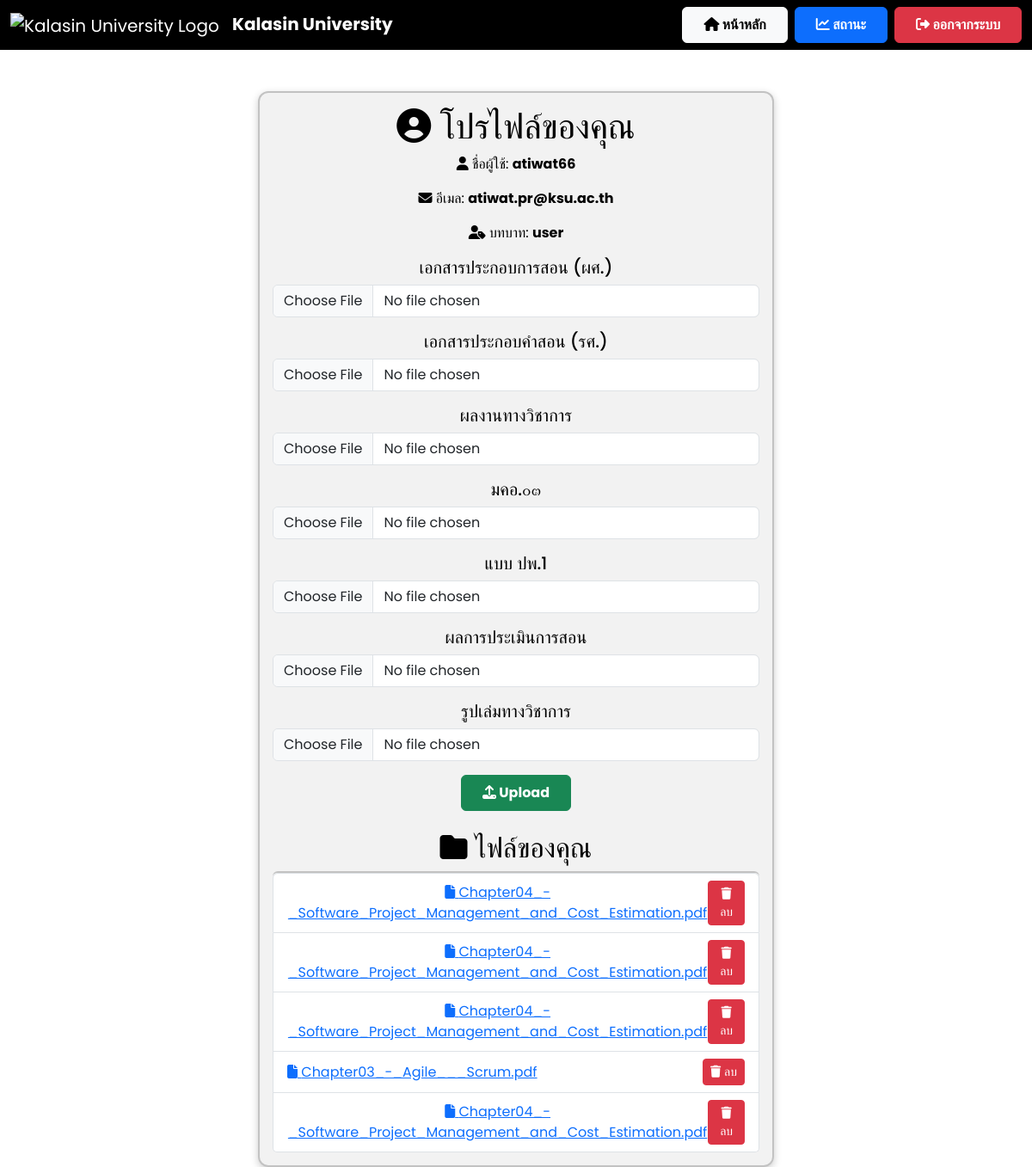
The app's page /profile (signed in), older data.
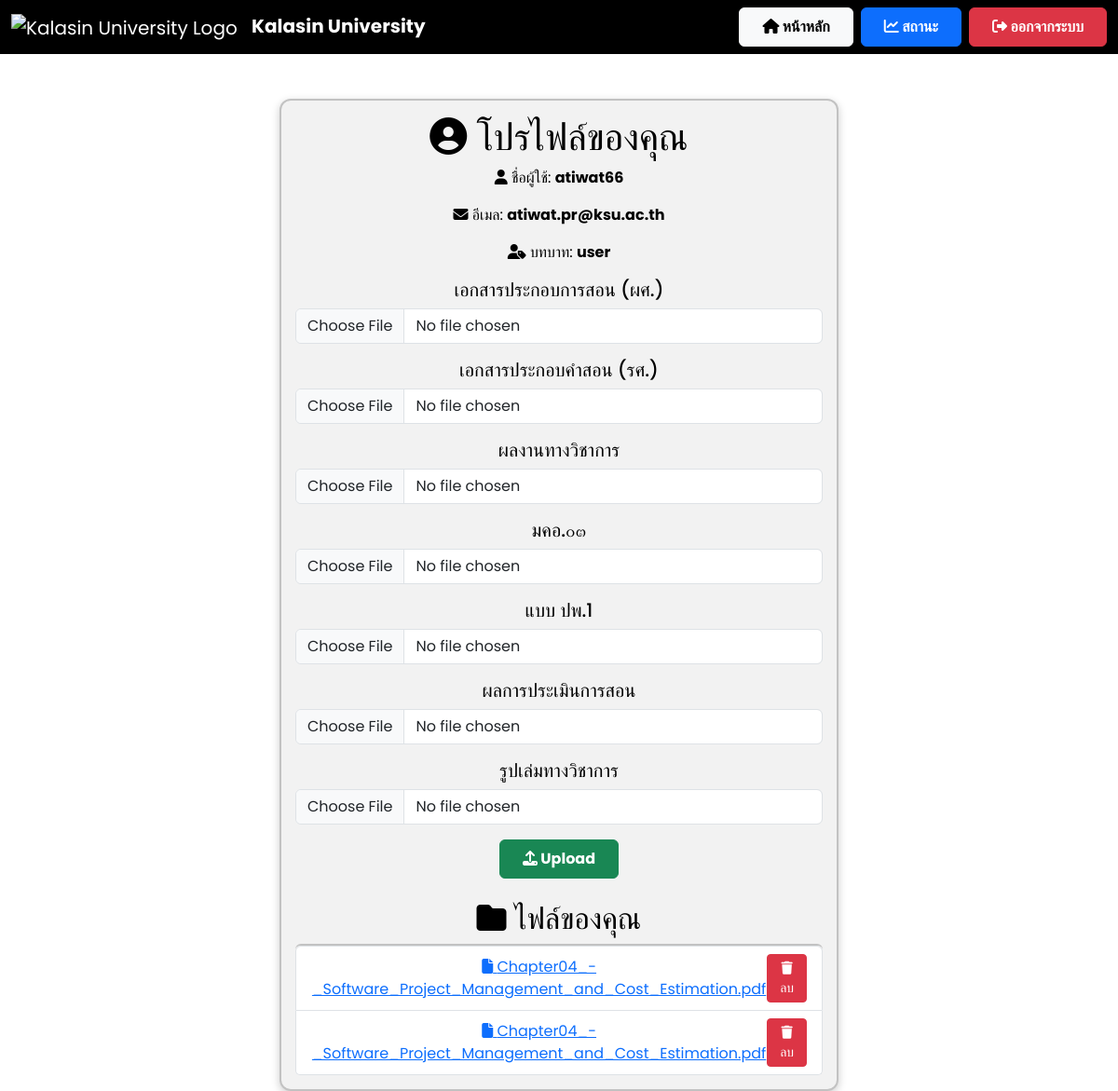
The same page, newer data.
### models.py (models this page shows)
class File(db.Model):
    id = db.Column(db.Integer, primary_key=True)
    filename = db.Column(db.String(255), nullable=False)
    file_path = db.Column(db.String(255), nullable=True)
    status = db.Column(db.String(50), nullable=False, default="รอตรวจสอบ")
    comment = db.Column(db.Text, nullable=True)
    user_id = db.Column(db.Integer, db.ForeignKey('user.id'), nullable=False)

### app.py (the view)
@app.route('/profile')
def profile():
    if 'user_id' not in session:
        return redirect(url_for('login'))
    user = User.query.get(session['user_id'])
    files = File.query.filter_by(user_id=user.id).all()
    return render_template('profile.html', username=user.username, email=user.email, role=user.role, files=files)

### templates/profile.html (shortened to what the changed rows need)
<!DOCTYPE html>
<html lang="th">
<head>
    <link href="https://cdn.jsdelivr.net/npm/bootstrap@5.3.3/dist/css/bootstrap.min.css" rel="stylesheet">
    <link rel="stylesheet" href="https://cdnjs.cloudflare.com/ajax/libs/font-awesome/6.4.2/css/all.min.css">
</head>
<body>
    <div class="container mt-5">
        <div class="card text-center">
            <h1><i class="fas fa-user-circle"></i> โปรไฟล์ของคุณ</h1>
            <h2 class="mt-4"><i class="fas fa-folder"></i> ไฟล์ของคุณ</h2>
            <ul class="list-group">
                {% for file in files %}
                <li class="list-group-item d-flex justify-content-between align-items-center">
                    <a href="{{ url_for('view_file', filename=file.filename) }}" target="_blank">
                        <i class="fas fa-file"></i> {{ file.filename }}
                    </a>
                    <a href="{{ url_for('delete_file', file_id=file.id) }}" class="btn btn-danger btn-sm">
                        <i class="fas fa-trash"></i> ลบ
                    </a>
                </li>
                {% endfor %}
            </ul>
        </div>
    </div>
</body>
</html>

Row changes from the older to the newer data that the page shows:
removed File: filename "Chapter04_-_Software_Project_Management_and_Cost_Estimation.pdf"
removed File: filename "Chapter03_-_Agile___Scrum.pdf"
removed File: filename "Chapter04_-_Software_Project_Management_and_Cost_Estimation.pdf"
